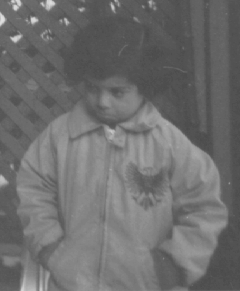
#> input picture lisa.tif, 240 x 291 px
$ python test.py
#> lines starting #> are read from the running program, lines starting #| are printed output that depends on the picture
import cv2
import numpy as np
import matplotlib.pyplot as plt

# ImageObject class
class ImageObject:
    def __init__(self, image_path, name):
#> called with image_path = 'lisa.tif', name = 'Lisa'
        self.image = cv2.imread(image_path, cv2.IMREAD_GRAYSCALE)
#> self.image is the input picture: shape (291, 240); min 74, max 224, mean 110.3
#> call 2 of __init__, with image_path = 'cameraman.tif', name = 'Cameraman'
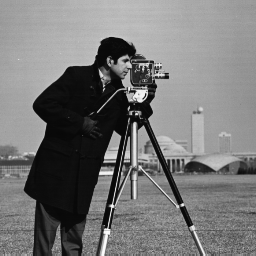
#> input picture cameraman.tif, 256 x 256 px
#> in __init__, self.image is the input picture: shape (256, 256); min 7, max 253, mean 118.7
        self.name = name
        if self.image is None:
            raise ValueError(f"There is no image: {image_path}")

    def show_image_and_histogram(self, transformed_image=None, title=None):
        # if there is no transformed image show the original one
        image_to_show = transformed_image if transformed_image is not None else self.image
        plt.figure(figsize=(10, 5))
        plt.subplot(1, 2, 1)
        plt.imshow(image_to_show, cmap='gray')
        plt.title(title or self.name)
        plt.axis('off')

        # Showing Histogram
        plt.subplot(1, 2, 2)
        plt.hist(image_to_show.ravel(), bins=256, range=(0, 255), color='blue', alpha=0.5)
        plt.title(f"{self.name} Histogram")
        plt.show()

    def apply_contrast_enhancement(self, method, gamma=None):
        if method == 'log':
            return self.log_transform()
        elif method == 'negative':
            return self.negative_transform()
        elif method == 'gamma':
            if gamma is None:
                raise ValueError("You should add a value for gamma transformation.") # this function provide enhancement techniques
            return self.gamma_transform(gamma)
        elif method == 'piecewise_linear':
            return self.piecewise_linear_transform()
        else:
            raise ValueError(f"Unknown: {method}")

    def log_transform(self):
        c = 255 / np.log(1 + np.max(self.image))
        log_image = c * (np.log(1 + self.image))
        return np.array(log_image, dtype=np.uint8)

    def negative_transform(self):
        return 255 - self.image

    def gamma_transform(self, gamma):
        gamma_image = np.array(255 * (self.image / 255) ** gamma, dtype=np.uint8)
        return gamma_image

    def piecewise_linear_transform(self):
        r1, s1 = 70, 0
        r2, s2 = 140, 255

        def transformation_function(x):
            if x < r1:
                return s1 / r1 * x
            elif x < r2:
                return ((s2 - s1) / (r2 - r1)) * (x - r1) + s1
            else:
                return ((255 - s2) / (255 - r2)) * (x - r2) + s2

        vectorized_transformation = np.vectorize(transformation_function)
        return vectorized_transformation(self.image).astype(np.uint8)
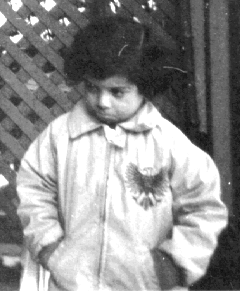
#> returned value: shape (291, 240); min 14, max 255, mean 142.5


# we create lisa and cameraman objects
lisa = ImageObject('lisa.tif', 'Lisa')
cameraman = ImageObject('cameraman.tif', 'Cameraman')

# user choose the which images
image_to_use = lisa  # it can be 'lisa' or 'cameraman'

# method which be implement
method = 'piecewise_linear'  # there are 4 options 'log', 'negative', 'gamma', 'piecewise_linear'
gamma_value = 0.5  # gamma value

# gamma transformation
if method == 'gamma':
    transformed_image = image_to_use.apply_contrast_enhancement(method, gamma=gamma_value)
else:
    transformed_image = image_to_use.apply_contrast_enhancement(method)

# I showe the original and transformed images with their histograms
image_to_use.show_image_and_histogram(title="Original Image")
#> in show_image_and_histogram, `plt.show()`:
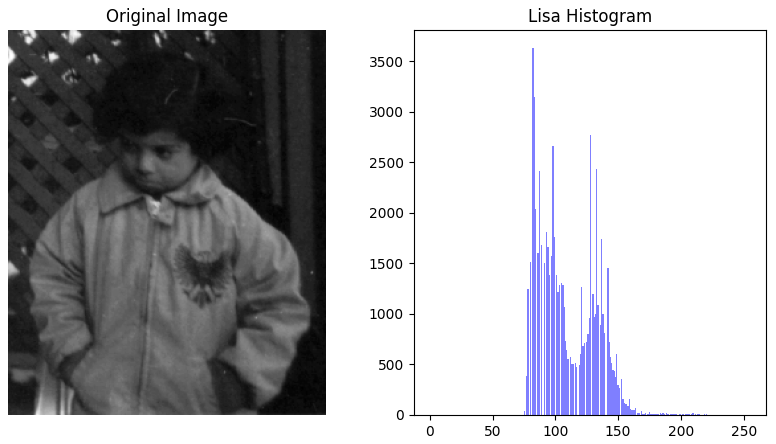
#> figure drawn by matplotlib, 2 panels; panel 2: tallest bar 3628 high, from x = 81.68 to 82.68
image_to_use.show_image_and_histogram(transformed_image, title=f"{method.capitalize()} Transformed Image")
#> call 2 of show_image_and_histogram, with title = 'Piecewise_linear Transformed Image'
#> in show_image_and_histogram (call 2), `plt.show()`:
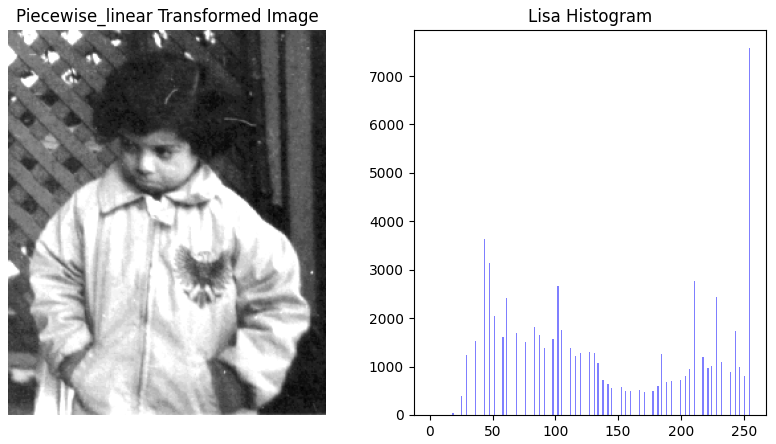
#> figure drawn by matplotlib, 2 panels; panel 2: tallest bar 7572 high, from x = 254 to 255
